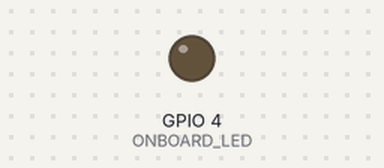
Bench run of a sketch on a simulated ESP32. On the bench: output pins drawn as LEDs (lit = HIGH). What the sketch prints to the serial monitor is not drawn.

Above: at 2.5 s.
At 7.5 s:
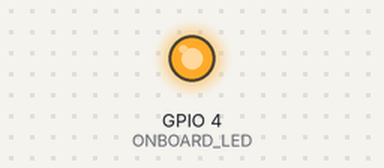
Timing chart, 0 to 13.0 s (numbered marks = the images above):
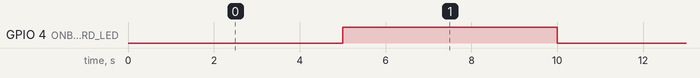

The sketch:

esp32camtest.ino
```cpp
#define ONBOARD_LED  4


//update May 24, 2024
//Small, two piece board is AI Thinker ESP32-CAM
//  needs driver https://sparks.gogo.co.nz/ch340.html
//Large, one piece board is ESP32-Wrover
//the WROOM board is "FireBeetle-ESP32", somehow
void setup() {
  pinMode(ONBOARD_LED,OUTPUT);
  Serial.begin(115200);
  Serial.println("STARTING");
}

void loop() {
  delay(5000);
  digitalWrite(ONBOARD_LED,HIGH);
  delay(5000);
  digitalWrite(ONBOARD_LED,LOW);
}
```

Measured:
- by itself, GPIO 4 (ONBOARD_LED): alternates HIGH for 5.0 s and LOW for 5.0 s
